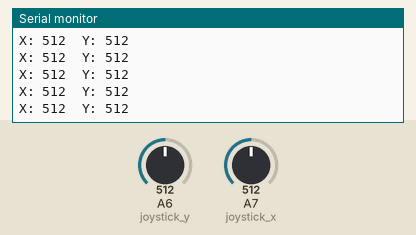
Recording of a sketch running on a simulated Arduino Nano, built with avr-gcc and run on an emulated ATmega328P. On the bench: the last lines printed to the serial monitor. The inputs (shaded band) are chosen by the test bench; at power-on: A6 (joystick_y) = 512, A7 (joystick_x) = 512.

Above: at 1.2 s.
1.3 s: A6 (joystick_y) set to 716
At 1.31 s:
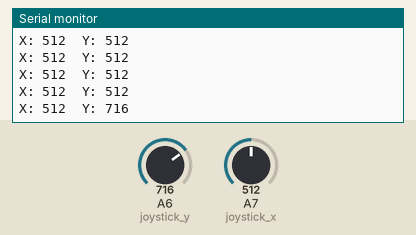
2.8 s: A7 (joystick_x) set to 716
At 2.82 s:
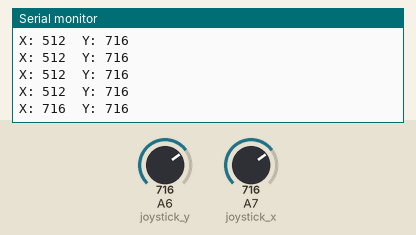
4.3 s: A6 (joystick_y) set to 900
At 4.33 s:
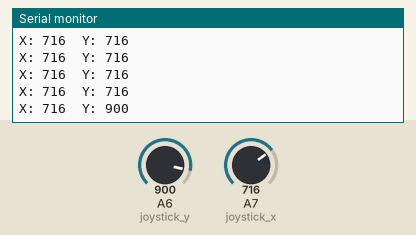
5.8 s: A7 (joystick_x) set to 900
At 5.84 s:
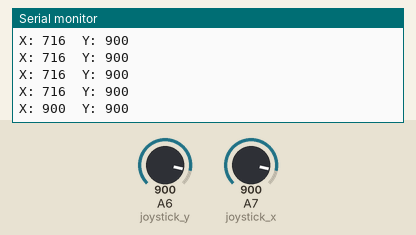
Timing chart, 0 to 8.3 s (numbered marks = the images above; inputs shaded):
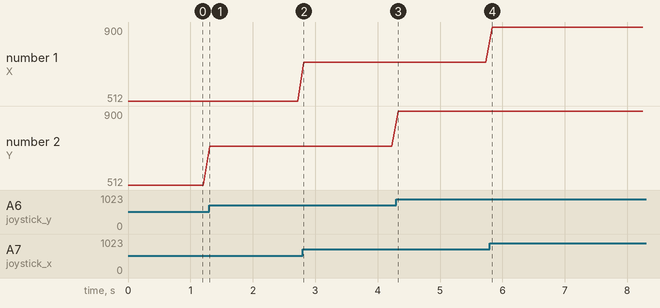

Measured:
- after the input at 1.3 s, the serial monitor: prints a new line at once (image 1)
- after the input at 2.8 s, the serial monitor: prints a new line at once (image 2)
- after the input at 4.3 s, the serial monitor: prints a new line at once (image 3)
- after the input at 5.8 s, the serial monitor: prints a new line at once (image 4)
- plotted number 2: 512 → 716 after the input at 1.3 s, 716 → 900 after the input at 4.3 s

The sketch:

joystick_code.ino
```cpp
/*
Test code for using joysticks
*/

#define joystick_x A7
#define joystick_y A6

void setup() {
  Serial.begin(9600);
}

void loop() {

  int xvalue = analogRead(joystick_x);
  int yvalue = analogRead(joystick_y);

  Serial.print("X: "); Serial.print(xvalue); Serial.print("\t");

  Serial.print("Y: "); Serial.print(yvalue); Serial.print("\n");

  delay(100);

}
```
